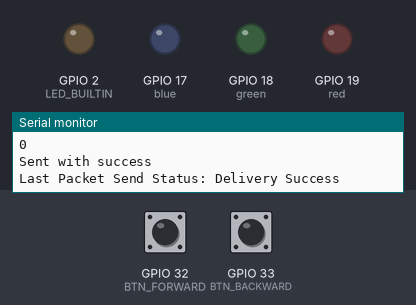
Bench run of a sketch on a simulated ESP32. On the bench: output pins drawn as LEDs (lit = HIGH), the last lines printed to the serial monitor. The inputs (shaded band) are chosen by the test bench; at power-on: GPIO 32 (BTN_FORWARD) HIGH, GPIO 33 (BTN_BACKWARD) HIGH.

Above: at 1.8 s.
1.9 s: GPIO 32 (BTN_FORWARD) pulled LOW for 0.15 s
At 2.0 s:
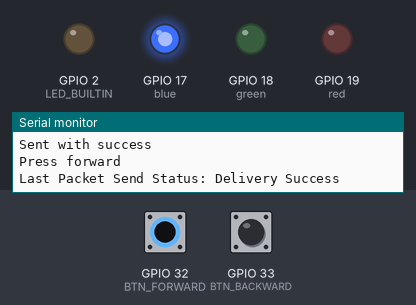
3.5 s: GPIO 33 (BTN_BACKWARD) pulled LOW for 0.15 s
At 3.6 s:
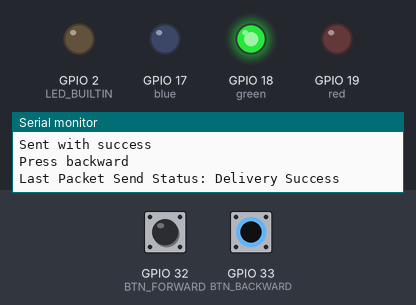
5.1 s: GPIO 33 (BTN_BACKWARD) pulled LOW for 3.2 s
At 9.5 s:
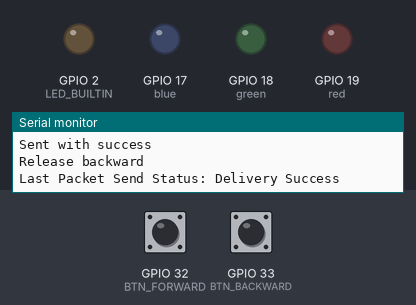
9.8 s: GPIO 32 (BTN_FORWARD) pulled LOW for 3.2 s
At 11.0 s:
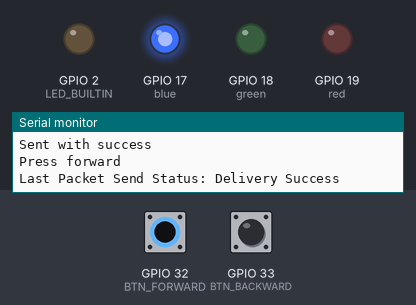
14.5 s: GPIO 32 (BTN_FORWARD) driven LOW and GPIO 33 (BTN_BACKWARD) driven LOW
At 15.3 s:
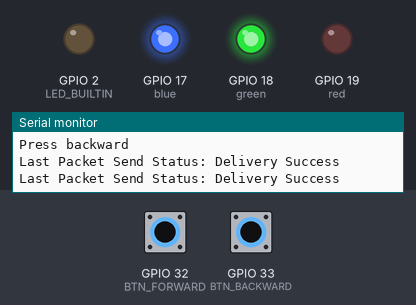
Timing chart, 0 to 17.0 s (numbered marks = the images above; inputs shaded):
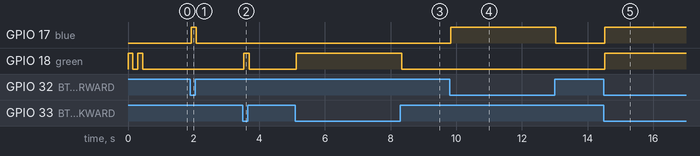

Measured:
- after the input at 1.9 s, GPIO 17 (blue): LOW → HIGH at once, → LOW 0.16 s later
- after the input at 3.5 s, GPIO 18 (green): LOW → HIGH at once, → LOW 0.16 s later
- after the input at 5.1 s, GPIO 18 (green): LOW → HIGH at once, → LOW 3.2 s later
- after the input at 9.8 s, GPIO 17 (blue): LOW → HIGH at once, → LOW 3.2 s later
- after the input at 14.5 s, GPIO 17 (blue), GPIO 18 (green): LOW → HIGH at once

The sketch:

espnow_client.ino
```cpp
#include <esp_now.h>
#include <WiFi.h>

#if defined(REMOTE_FRONT_LEFT)
  #define WHEEL 0
#elif defined(REMOTE_FRONT_RIGHT)
  #define WHEEL 1
#elif defined(REMOTE_REAR_LEFT)
  #define WHEEL 2
#else defined(REMOTE_REAR_RIGHT)
  #define WHEEL 3
#endif

uint8_t broadcastAddress[] = {0x30, 0xC6, 0xF7, 0x22, 0xB3, 0xBD}; // To EspCam
//uint8_t broadcastAddress[] = {0xA4, 0xCF, 0x12, 0x80, 0xB7, 0x21}; // To Test
esp_now_peer_info_t peerInfo;

typedef struct struct_message {
    int wheel;
    int func;
} struct_message_t;

void initESPNow() {
  WiFi.mode(WIFI_STA);
  WiFi.disconnect();
  if (esp_now_init() == ESP_OK) {
    Serial.println("ESPNow Init Success");
  } else {
    Serial.println("ESPNow Init Failed");
    ESP.restart();
  }

  esp_now_register_send_cb(onDataSent);

  memcpy(peerInfo.peer_addr, broadcastAddress, 6);
  peerInfo.channel = 0;
  peerInfo.encrypt = false;
  esp_err_t addStatus = esp_now_add_peer(&peerInfo);
  if (addStatus != ESP_OK) {
    Serial.println("Fail to Pair, Restart!");
    blinkLED(5, "red");
    ESP.restart();
  }
  blinkLED(2, "green");
  remoteStopMoving();
}

void onDataSent(const uint8_t *mac_addr, esp_now_send_status_t status) {
  // char macStr[18];
  // snprintf(macStr, sizeof(macStr), "%02x:%02x:%02x:%02x:%02x:%02x",
  //  mac_addr[0], mac_addr[1], mac_addr[2], mac_addr[3], mac_addr[4], mac_addr[5]);
  // Serial.print("Last Packet Sent to: ");
  // Serial.println(macStr);
  Serial.print("Last Packet Send Status: ");
  Serial.println(status == ESP_NOW_SEND_SUCCESS ? "Delivery Success" : "Delivery Fail");
}

void sentToPeer(int func) {
  struct_message_t myData;
  myData.wheel = WHEEL;
  myData.func = func;
  Serial.println(func);
  esp_err_t result = esp_now_send(broadcastAddress, (uint8_t *) &myData, sizeof(myData));
  if (result == ESP_OK) {
    Serial.println("Sent with success");
  } else {
    Serial.println("Error sending the data");
  }
}

void remoteGoForward() {
  sentToPeer(1);
}

void remoteGoBackward() {
  sentToPeer(2);
}

void remoteStopMoving() {
  sentToPeer(0);
}
```

main.ino
```cpp
#include <esp_now.h>

#define REMOTE_REAR_LEFT //to define which remote control which wheel
#define LED_BUILTIN 2
#define BTN_FORWARD 32
#define BTN_BACKWARD 33
#define red 19
#define green  18
#define blue  17

//AON remote : 21 16 13 27 26
//CHAW remote : 32 33 19 18 17

String lastColor = "red";

bool prevForwardBtn = 1,
     prevBackwardBtn = 1,
     ForwardBtn = 0,
     BackwardBtn = 0,
     isConnected = 0;

void setup() {
  Serial.begin(115200);
  pinMode(LED_BUILTIN, OUTPUT);
  pinMode(BTN_FORWARD, INPUT_PULLUP);
  pinMode(BTN_BACKWARD, INPUT_PULLUP);

  pinMode(red, OUTPUT);
  pinMode(green, OUTPUT);
  pinMode(blue, OUTPUT);

  Serial.println("Connecting...");
  initESPNow();
}

void loop() {
  ForwardBtn = digitalRead(BTN_FORWARD);
  BackwardBtn = digitalRead(BTN_BACKWARD);
  delay(20);

  if (prevForwardBtn != ForwardBtn) {
    if (ForwardBtn == 1) {
      // Up
      lightLED("blue",LOW);
      remoteStopMoving();
      Serial.println("Release forward");
    } else {
      // Down
      lightLED("blue",HIGH);
      remoteGoForward();
      Serial.println("Press forward");
    }
    prevForwardBtn = ForwardBtn;
  }

  if (prevBackwardBtn != BackwardBtn) {
    if (BackwardBtn == 1) {
      // Up
      lightLED("green",LOW);
      remoteStopMoving();
      Serial.println("Release backward");
    } else {
      // Down
      remoteGoBackward();
      lightLED("green",HIGH);
      Serial.println("Press backward");
    }
    prevBackwardBtn = BackwardBtn;
  }
}


void blinkLED(int times,String cmd_color) {
  String cmd = lastColor;
  if(cmd_color != ""){
    cmd=cmd_color;
  }
  for (int i = 0; i < times; i++) {
    lightLED(cmd,HIGH);
    delay(150);
    lightLED(cmd,LOW);
    delay(150);
  }
}

void lightLED(String color,int cmd) {
  lastColor = color;
  if(color == "red"){
    digitalWrite(red,cmd);
  }else if(color == "blue"){
    digitalWrite(blue,cmd);
  }else if(color == "green"){
    digitalWrite(green,cmd);
  }
}
```
